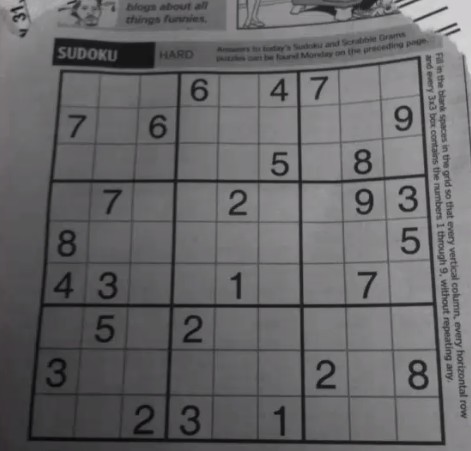
#> input picture 2_OpenCV/Pycharm_files/2.Image_processing/sudoku.jpg, 471 x 451 px
$ python 2.Adaptive_thresholding.py
#> lines starting #> are read from the running program, lines starting #| are printed output that depends on the picture; after the words box and inside, x2 and y2 are one past the last pixel; in counts of white or black regions, pixels touching at a corner belong together
import cv2
import numpy as np

img = cv2.imread("sudoku.jpg", 0)
#> img: shape (451, 471); min 5, max 219, mean 102.6
print(img.shape)
#| (451, 471)
_, simple_thres = cv2.threshold(img, 127, 255, cv2.THRESH_BINARY)
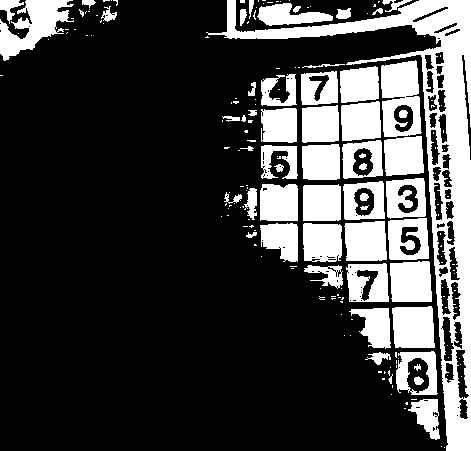
#> simple_thres: shape (451, 471); 24.9% white; 195 white regions (138 under 20 px), largest, box (x1, y1, x2, y2) and area: (206, 0, 471, 451) 15801, (381, 60, 422, 137) 2277, (0, 0, 74, 61) 2197
adaptive_thres = cv2.adaptiveThreshold(img, 255, cv2.ADAPTIVE_THRESH_MEAN_C, cv2.THRESH_BINARY, 11, 2) # ref: https://docs.opencv.org/4.5.3/d7/d1b/group__imgproc__misc.html#:~:text=Enumerator-,ADAPTIVE_THRESH_MEAN_C%C2%A0,-Python%3A%20cv.ADAPTIVE_THRESH_MEAN_C
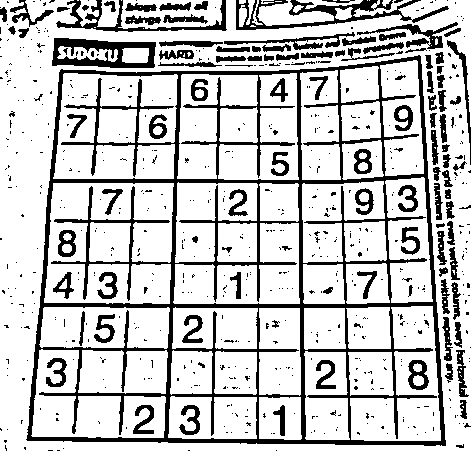
#> adaptive_thres: shape (451, 471); 78.1% white; 664 black regions (551 under 20 px), largest, box (x1, y1, x2, y2) and area: (26, 55, 446, 446) 24037, (236, 0, 449, 30) 1919, (52, 38, 156, 68) 1704

cv2.imshow("Image", img)
cv2.imshow("simple_thres", simple_thres)
cv2.imshow("adaptive_thres", adaptive_thres)


cv2.waitKey(0)
cv2.destroyAllWindows()

$ run again, with 2_OpenCV/Pycharm_files/2.Image_processing/apple.jpg copied over 2_OpenCV/Pycharm_files/2.Image_processing/sudoku.jpg
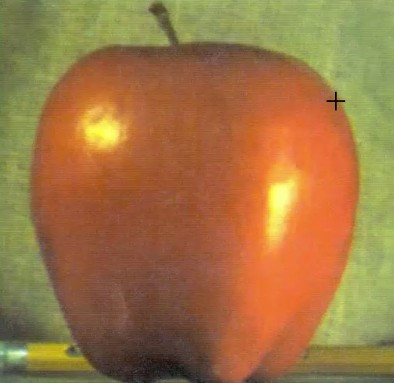
#> input picture 2_OpenCV/Pycharm_files/2.Image_processing/apple.jpg, 394 x 383 px
#| (383, 394)
#> `_, simple_thres = cv2.threshold(img, 127, 255, cv2.THRESH_BINARY)`:
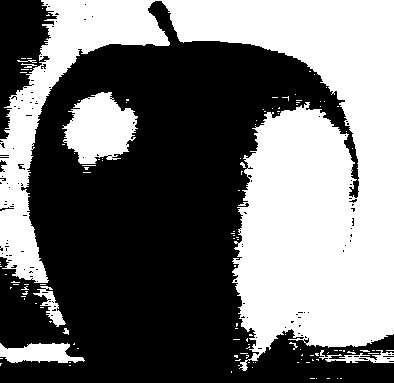
#> simple_thres: shape (383, 394); 44.7% white; 125 white regions (116 under 20 px), largest, box (x1, y1, x2, y2) and area: (0, 0, 394, 371) 61156, (62, 92, 138, 164) 3629, (0, 343, 85, 363) 1162
#> `adaptive_thres = cv2.adaptiveThreshold(img, 255, cv2.ADAPTIVE_THRESH_M..`:
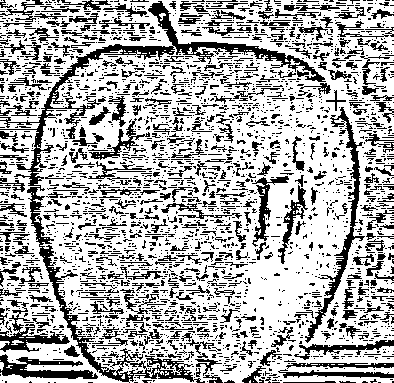
#> adaptive_thres: shape (383, 394); 68.7% white; black in thin lines or dots
